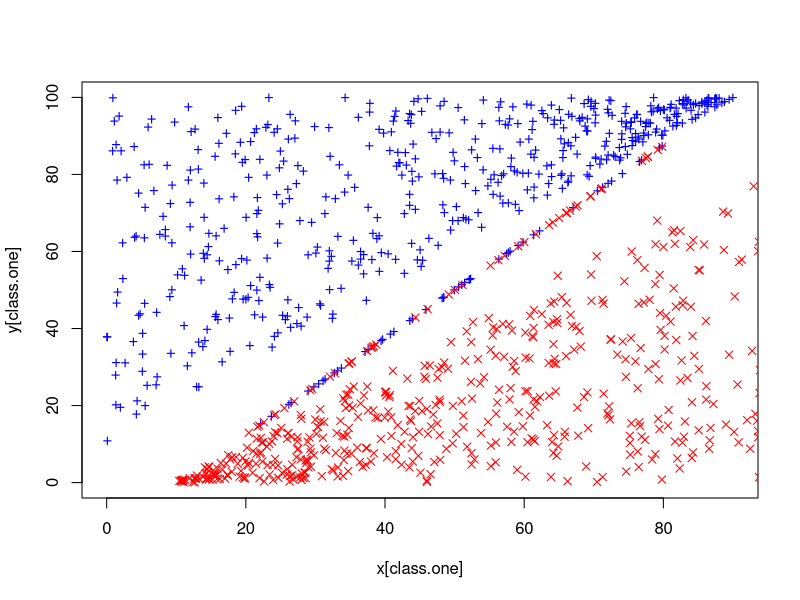

Source code (R): (Note: this script raises an error after producing the figure.)
## ---- chunk 1
knitr::opts_chunk$set(echo = TRUE)
## ---- chunk 2
set.seed(3154)
# Class one
x.one = runif(500, 0, 90)
y.one = runif(500, x.one + 10, 100)
x.one.noise = runif(50, 20, 80)
y.one.noise = 5/4 * (x.one.noise - 10) + 0.1

# Class zero
x.zero = runif(500, 10, 100)
y.zero = runif(500, 0, x.zero - 10)
x.zero.noise = runif(50, 20, 80)
y.zero.noise = 5/4 * (x.zero.noise - 10) - 0.1
## ---- chunk 3
class.one = seq(1, 550)
x = c(x.one, x.one.noise, x.zero, x.zero.noise)
y = c(y.one, y.one.noise, y.zero, y.zero.noise)

{plot(x[class.one], y[class.one], col = "blue", pch = "+", ylim = c(0, 100))
points(x[-class.one], y[-class.one], col = "red", pch = 4)
}
x
## ---- chunk 4
dat = data.frame(x=x, y = as.factor(y))
## ---- chunk 5
library(e1071)

#tune.out = tune(svm, y ~ ., data = dat, kernel="linear", ranges = c(0.1, 1, 5, 100))
tune.out = tune(svm, y ~ ., data = dat, kernel="linear", ranges = c(5))
summary(tune.out)
## ---- chunk 6

